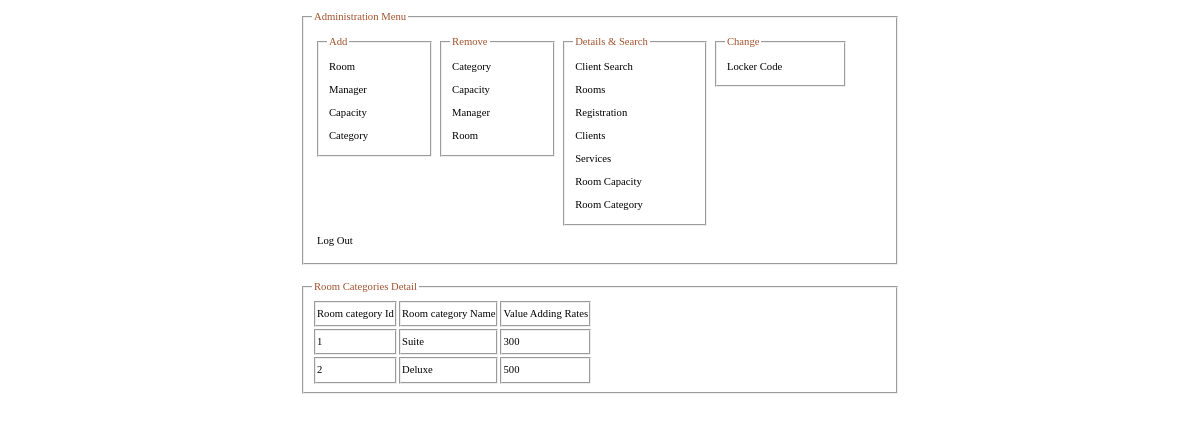
Screenshot of /manager/room_categories.php (signed in) with the database file from the repository.
### tables this page shows
CREATE TABLE `room_category` (
  `room_category_id` int(11) NOT NULL AUTO_INCREMENT,
  `room_category_name` varchar(255) NOT NULL,
  `rates` int(11) NOT NULL,
  PRIMARY KEY (`room_category_id`)
);

### manager/room_categories.php (the view, shortened to what this page needs)
<?php
$path = "../";
require $path.'includes/connect.php';
require $path.'includes/header-manager.php';
echo "<div class='lower'>";
$q1 = "SELECT * FROM room_category";
$result1 = mysql_query($q1, $connect);
echo "<fieldset><legend>Room Categories Detail</legend>";
echo "<table class='tab'><tr><td>Room category Id</td><td>Room category Name</td><td>Value Adding Rates</td></tr>";
while ($array = mysql_fetch_array($result1)) {
    echo "<tr>";
    for ($i = 0; $i < 3; $i++) {
        echo "<td>" . $array[$i] . "</td>";
    }
    echo "</tr>";
}
echo "</table>";
echo "</fieldset>";
require ($path . "includes/footer-manager.php");
?>

### includes/styles/hotel.css (style rules this page uses)
body { background: white; font : 8pt/160% 'Lucida Grande'; }
table td { font: 8pt/190% 'Lucida Grande'; }
div.lower { position: absolute; width: 100%; height: 300px; top: 270px; }
table.tab tr td { border-right-style: groove; border-left-style: groove; border-bottom-style: groove; border-top-style: groove; border-right-width: 2px; border-left-width: 2px; border-bottom-width: 2px; border-top-width: 2px; }
legend { color:sienna; }

### rows the page displays
room_category: room_category_id "1", room_category_name "Suite", rates "300"
room_category: room_category_id "2", room_category_name "Deluxe", rates "500"
